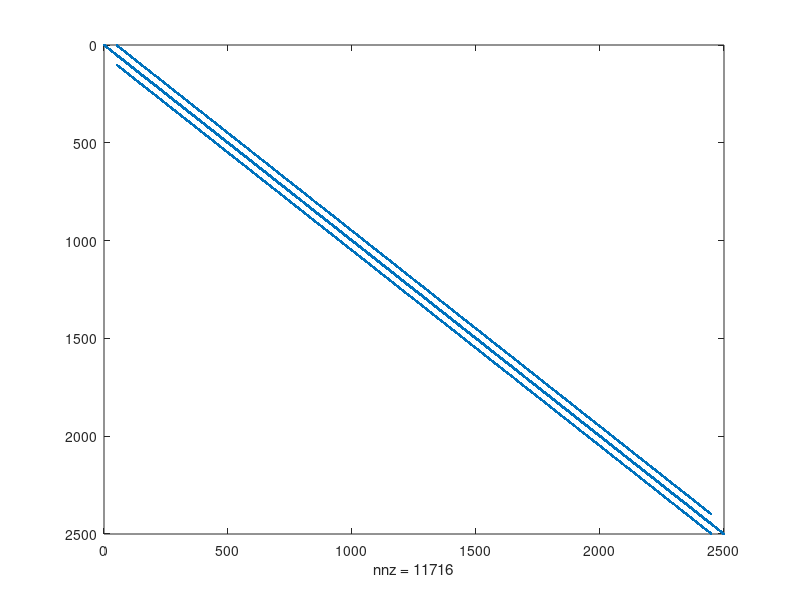

Reproduce this figure in MATLAB. (Note: this script raises an error after producing the figure.)
%EIPA for ELEC 4700 PA5
%Philippe Masson


numX = 50;
numY = 50;
delta = 1;

GMatrix = zeros(numX*numY,numX*numY);
VMatrix = zeros(1,numX*numY);


for i = 1:numX
    for j = 1:numY
        n = j+(i-1)*numY;
        nxm = j+(i-2)*numY;
        nxp = j + i*numY;
        nym = j-1+(i-1)*numY;
        nyp = j+1 + (i-1)*numY;
        
        if(i == 1 || j == 1 || i == numX || j ==numY)
           GMatrix(n,n) = 1;
        else
            GMatrix(n,n) = -4;
            GMatrix(nxm,n) = 1;
            GMatrix(nxp,n) = 1;
            GMatrix(n,nym) = 1;
            GMatrix(n,nyp) = 1;
        end      
        
    end    
end
figure(1)
spy(GMatrix)


[E,D] = eigs(GMatrix,9,'SM');

jC = 1;
iC = 1;
figure(2);
tiledlayout(3,3);

mapMatrix = zeros(numX,numY);
for mapCount = 1:9
    for count = 1:numX*numY

        mapMatrix(iC,jC) = E(count,mapCount);

        if (jC == 50)
            jC = 1;
            iC = iC + 1;        
        else
            jC = jC + 1;
        end
    end
    
    nexttile(mapCount);
    surf(mapMatrix);

end


